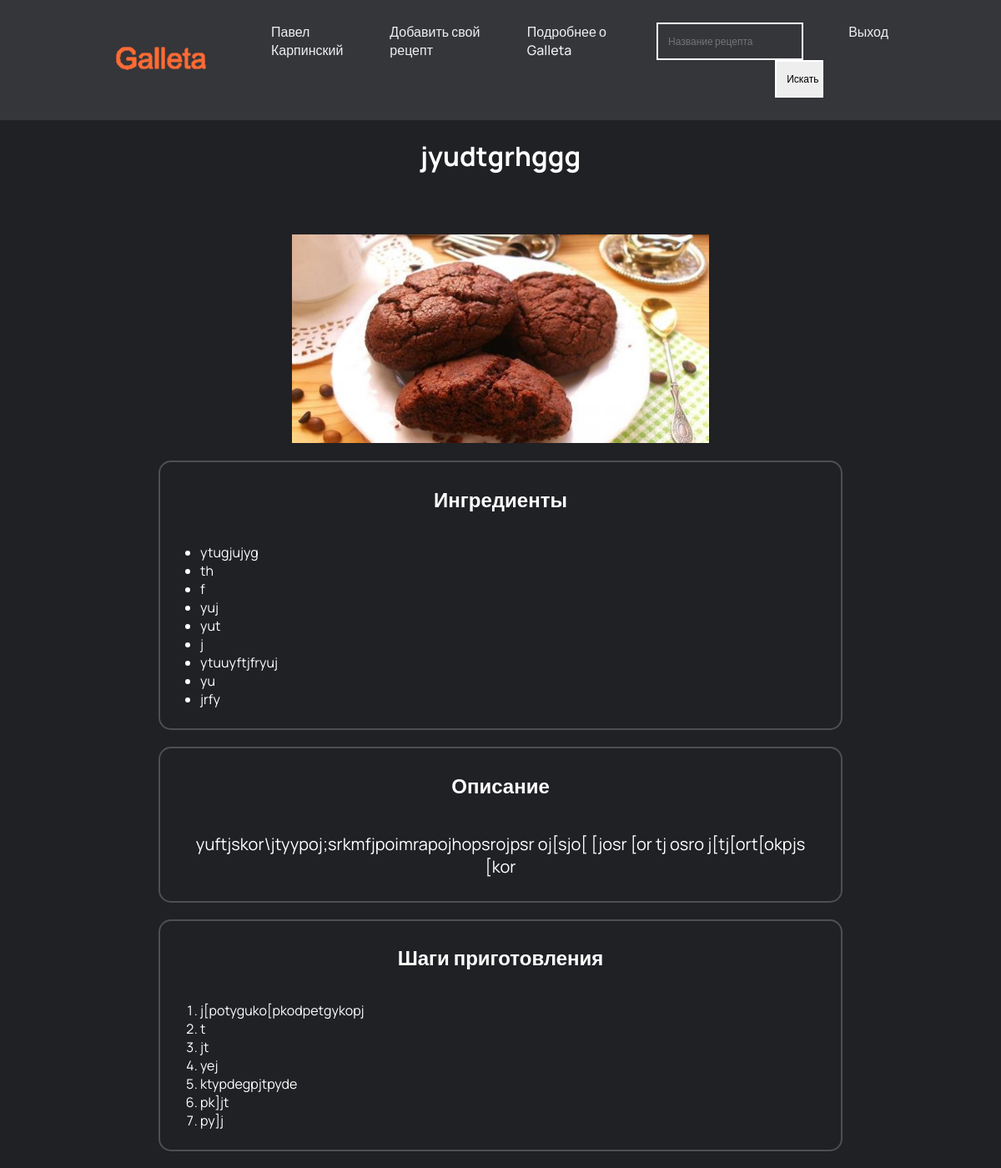
/recipe_page/1 (signed in), run on the app's committed database.
### data/models.py (models this page shows, shortened)
class User(SqlAlchemyBase, UserMixin, SerializerMixin):
    __tablename__ = 'users'
    id = sqlalchemy.Column(sqlalchemy.Integer,
                           primary_key=True, autoincrement=True)
    surname = sqlalchemy.Column(sqlalchemy.String, nullable=True)
    name = sqlalchemy.Column(sqlalchemy.String, nullable=True)
    age = sqlalchemy.Column(sqlalchemy.Integer, nullable=True)
    email = sqlalchemy.Column(sqlalchemy.String,
                              index=True, unique=True, nullable=True)
    hashed_password = sqlalchemy.Column(sqlalchemy.String, nullable=True)
    created_date = sqlalchemy.Column(sqlalchemy.DateTime,
                                     default=datetime.datetime.now)
    recipes = orm.relation("Recipe", back_populates='user')

class Recipe(SqlAlchemyBase, UserMixin, SerializerMixin):
    __tablename__ = 'recipes'
    id = sqlalchemy.Column(sqlalchemy.Integer,
                           primary_key=True, autoincrement=True)
    title = sqlalchemy.Column(sqlalchemy.String, nullable=True)
    ingredients = sqlalchemy.Column(sqlalchemy.String, nullable=True)
    steps = sqlalchemy.Column(sqlalchemy.String, nullable=True)
    photo = sqlalchemy.Column(sqlalchemy.String, nullable=True)
    about = sqlalchemy.Column(sqlalchemy.String, nullable=True)
    created_date = sqlalchemy.Column(sqlalchemy.DateTime,
                                     default=datetime.datetime.now)
    user_id = sqlalchemy.Column(sqlalchemy.Integer,
                                sqlalchemy.ForeignKey("users.id"))
    user = orm.relation('User')

### main.py (the view)
@app.route('/recipe_page/<int:recipe_id>')
def recipe_page(recipe_id):
    if current_user.is_authenticated:
        session = db_session.create_session()
        recipe = session.query(Recipe).filter(Recipe.id == recipe_id).first()
        ingredients = recipe.ingredients.split('\n')
        steps = recipe.steps.split('\n')
        return render_template('recipe_page.html', recipe=recipe, ingredients=ingredients, steps=steps)
    else:
        message = 'Для просмотра рецепта войдите или зарегистрируйтесь'
        return render_template('recipe_page.html', message=message)

### data/db_session.py (called while the page is built)
def create_session() -> Session:
    global __factory
    return __factory()

### main.py (called while the page is built)
@login_manager.user_loader
def load_user(user_id):
    session = db_session.create_session()
    return session.query(User).get(user_id)

### templates/recipe_page.html
{% extends "base.html" %}
{% block content %}
{% if message %}
<h1>{{ message }}</h1>
{% else %}
<h1>{{ recipe.title }}</h1>
<p class="recipe-page-img"><img src='/{{ recipe.photo }}' width="500"/></p>
<div class="ingredients">
    <h2>Ингредиенты</h2>
    <ul>
        {% for item in ingredients%}
            <li>{{item}}</li>
        {% endfor %}
    </ul>
</div>
<div class="about">
    <h2>Описание</h2>
    <p>{{ recipe.about }}</p>
</div>
<div class="steps">
    <h2>Шаги приготовления</h2>
    <ol>
        {% for item in steps %}
            <li>{{item}}</li>
        {% endfor %}
    </ol>
</div>
{% endif %}
{% endblock %}

### templates/base.html (shortened to what this page needs)
<!DOCTYPE html>
<html lang="en">
<head>
    <link rel="stylesheet" href="/static/css/style.css">
</head>
<body>
<header>
    <a class="logo" href="/home"><img src="/static/img/logo.png" alt="logo"></a>
            <nav>
                <ul class="nav__links">
                    {% if current_user.is_authenticated %}
                        <li><a href="/user/{{ current_user.id }}">{{ current_user.name }} {{ current_user.surname }}</a></li>
                        <li><a href="/add_recipe">Добавить свой рецепт</a></li>
                    {% else %}
                        <li><a href="/register">Регистрация</a></li>
                        <li><a href="/login">Вход</a></li>
                    {% endif %}
                    <li><a href="/about">Подробнее о Galleta</a></li>
                    <li><form class="search-form" method="GET">
                        <div class="search-box">
                            <input type="text" placeholder="Название рецепта" name="q" value="{{ request.args.get('q', '') }}">
                            <button type="submit">Искать</button>
                        </div>
                    </form></li>
                    {% if current_user.is_authenticated %}
                        <li><a href="/logout">Выход</a></li>
                    {% endif %}
                </ul>
            </nav>
</header>
<main role="main" class="content">
    {% block content %}{% endblock %}
</main>
</body>
</html>

### static/css/style.css (style rules this page uses)
h1 { family-font: "Manrope", sans-serif; color: white; text-align: center; padding-bottom: 50px; }
body { margin: 0; padding: 0; font-family: 'Manrope' ,sans-serif; background-color: #202125; }
.logo { text-align: center; }
header { display: flex; justify-content: flex-end; align-items: center; padding: 10px 10%; background-color: #35363A; }
.logo { margin-right: auto; }
.nav__links { list-style: none; display: flex; }
.nav__links a, .cta, .overlay__content a { font-family: "Manrope", sans-serif; font-weight: 500; color: #edf0f1; text-decoration: none; }
.nav__links li { padding: 1px 15px; }
.nav__links li a { transition: all 0.3s ease 0s; }
.info a, h2 { text-decoration: none; color: white; transition: 0.3s ease 0s; }
.info h2, p { color: white; }
.search-box { margin-right: auto; }
.search-box input,button { font-family: "Manrope", sans-serif; border: 2px solid white; font-size: 12px; padding: 12px; background: transparent; color: white; }
.search-box button { width: 29%; background: #eee; color: black; float: right; }
.search-box button { transition: all 0.3s ease 0s; }
.recipe-page-img { text-align: center; }
.ingredients { width: 800px; margin: auto; margin-bottom: 20px; border: 2px solid #4E4F53; border-radius: 15px; background-color: #202125; padding: .5rem; display: flex; flex-direction: column; }
.ingredients h2 { text-align: center; }
.ingredients li { color: white; }
.steps { width: 800px; margin: auto; margin-bottom: 20px; border: 2px solid #4E4F53; border-radius: 15px; background-color: #202125; padding: .5rem; display: flex; flex-direction: column; }
.steps h2 { text-align: center; }
.steps li { color: white; }
.about { text-align: center; width: 800px; margin: auto; margin-bottom: 20px; border: 2px solid #4E4F53; border-radius: 15px; background-color: #202125; padding: .5rem; display: flex; flex-direction: column; }
.about p { font-size: 20px; margin: auto; padding: 20px; }

### data on the page
User: name "Павел", surname "Карпинский"
Recipe: title "jyudtgrhggg", photo (picture), about "yuftjskor\\jtyypoj;srkmfjpoimrapojhopsrojpsr oj[sjo[ [josr [or tj osro j[tj[ort[okpjs [kor"

### other printed values
{{ item }} "ytugjujyg" "th" "f" "yuj" "yut" "j" "ytuuyftjfryuj" "yu" "jrfy"
{{ item }} "j[potyguko[pkodpetgykopj" "t" "jt" "yej" "ktypdegpjtpyde" "pk]jt" "py]j"
